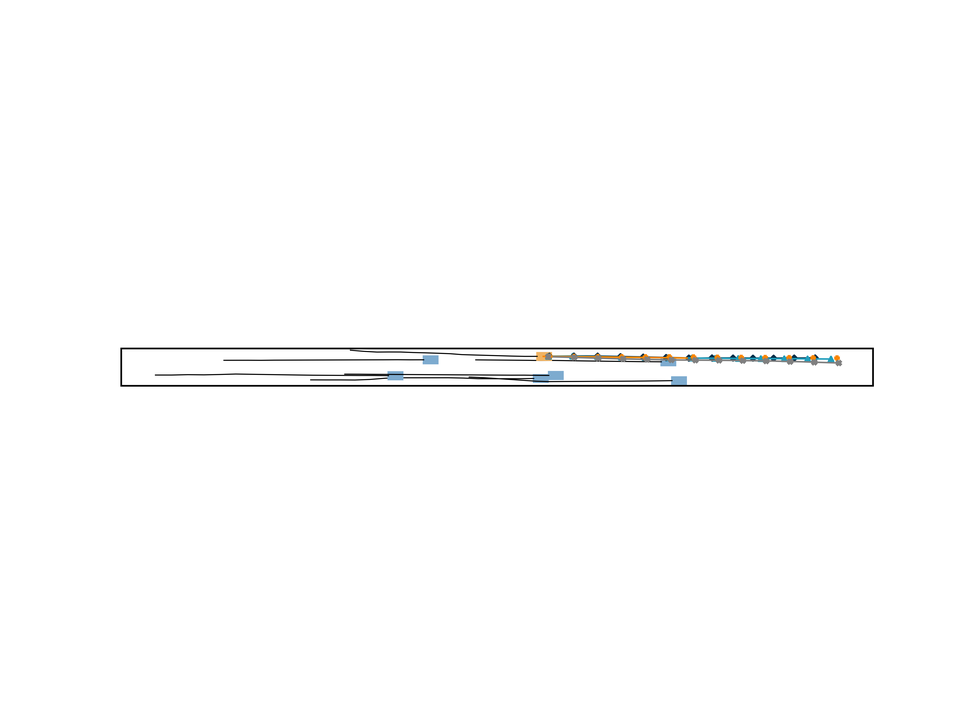
#> input picture pic/1_2/3.png, 970 x 727 px, shrunk from 6912 x 5184 before the run; its folder holds 3 pictures in this run
$ python gif.py
#> lines starting #> are read from the running program, lines starting #| are printed output that depends on the picture
import os
from PIL import Image

image_folder = 'pic/1_2'

def get_image_files(folder):
#> called with folder = 'pic/1_2'
    image_files = []
    for root, dirs, files in os.walk(folder):
        for file in files:
            if file.endswith('.png'):
                image_files.append(os.path.join(root, file))
    return image_files

image_files = get_image_files(image_folder)

print("Fichiers PNG :", image_files)

#image_files.sort()

if not image_files:
    print("Aucun fichier PNG trouvé dans le dossier.")
else:
    images = [Image.open(img) for img in image_files]
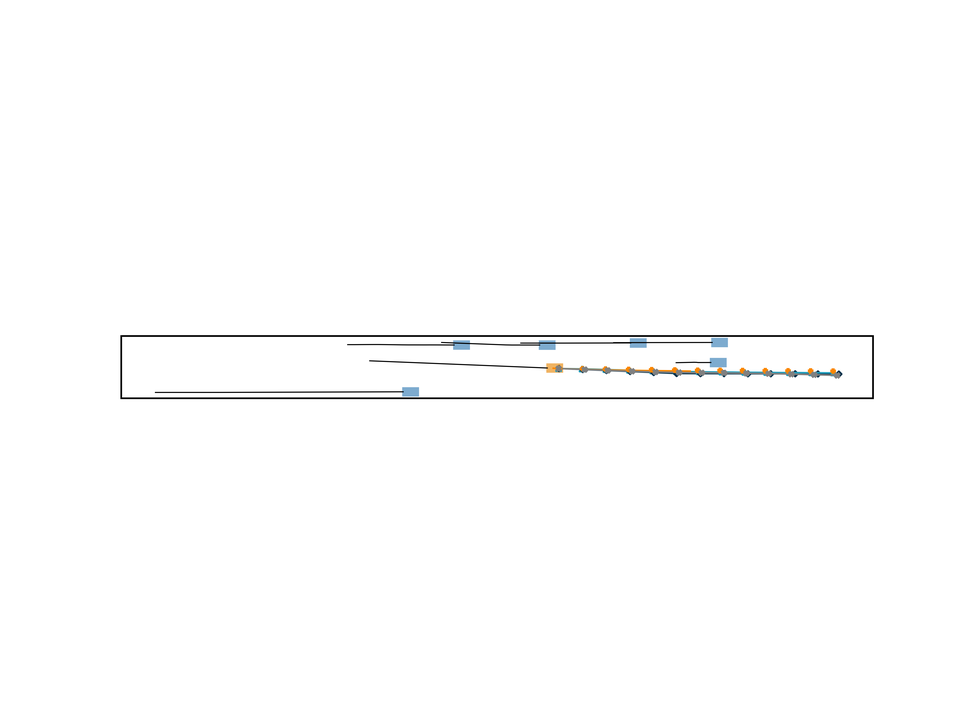
#> input picture pic/1_2/2.png, 970 x 727 px, shrunk from 6912 x 5184 before the run
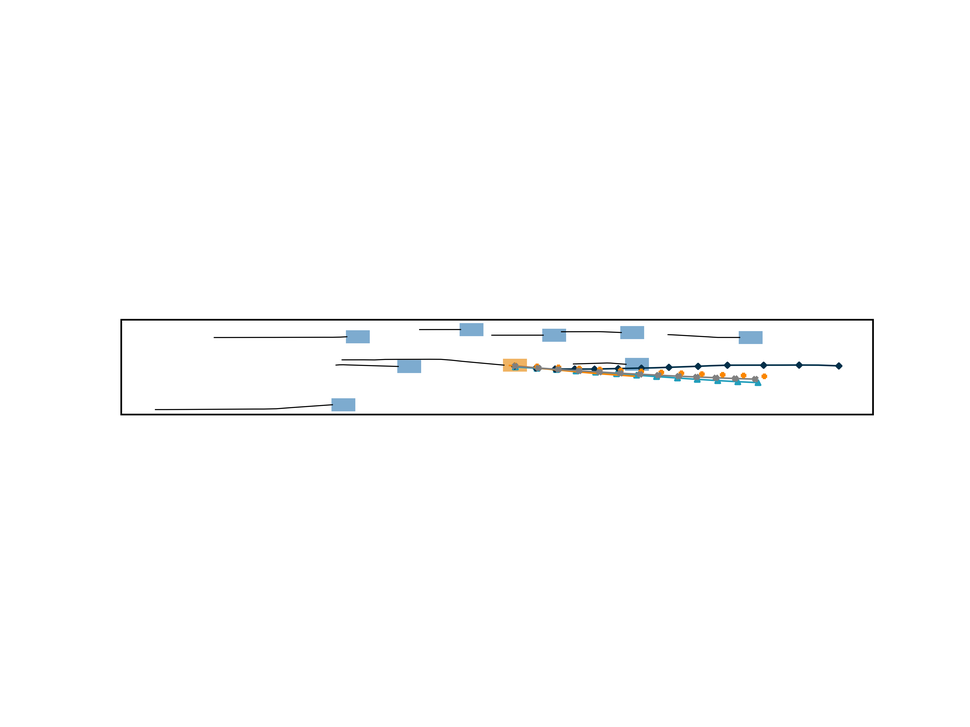
#> input picture pic/1_2/5.png, 970 x 727 px, shrunk from 6912 x 5184 before the run
#> images = 3 items

    first_image = images[0]
#> first_image is the input picture: PIL image 970x727 RGBA; mean R, G, B, A 253, 253.1, 253, 255
    gif_size = first_image.size
#> gif_size = (970, 727)
    gif_duration = 200

    # Créer un fichier GIF
    gif_filename = 'animation.gif'
    gif = Image.new('RGB', gif_size)
#> gif: PIL image 970x727 RGB; every value is 0
    gif.save(gif_filename, save_all=True, append_images=images, duration=gif_duration, loop=0)

    print(f"Animation enregistrée dans {gif_filename}")
